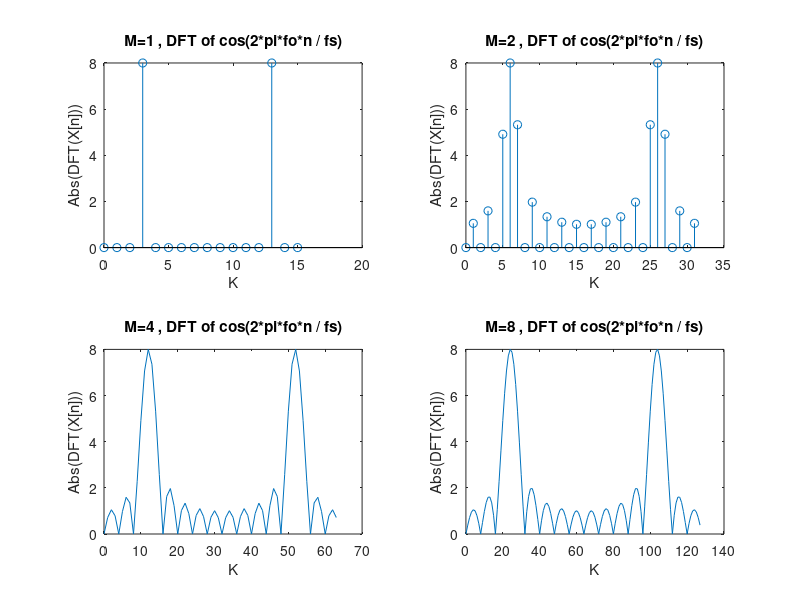

Source code (MATLAB):
fo = 12;
fs = 64;
L = 16;

arr = 0:L-1;
x = cos(2*pi*fo*arr / fs);

m = 1;
N = m*L;
Y = abs(fft(x , N));
w = 0:N-1;
subplot(2,2,1);
stem(w , Y);
xlabel('K');
ylabel('Abs(DFT(X[n]))');
title('M=1 , DFT of cos(2*pi*fo*n / fs)');

m = 2;
N = m*L;
Y = abs(fft(x , N));
w = 0:N-1;
subplot(2,2,2);
stem(w , Y);
xlabel('K');
ylabel('Abs(DFT(X[n]))');
title('M=2 , DFT of cos(2*pi*fo*n / fs)');

m = 4;
N = m*L;
Y = abs(fft(x , N));
w = 0:N-1;
subplot(2,2,3);
plot(w , Y);
xlabel('K');
ylabel('Abs(DFT(X[n]))');
title('M=4 , DFT of cos(2*pi*fo*n / fs)');

m = 8;
N = m*L;
Y = abs(fft(x , N));
w = 0:N-1;
subplot(2,2,4);
plot(w , Y);
xlabel('K');
ylabel('Abs(DFT(X[n]))');
title('M=8 , DFT of cos(2*pi*fo*n / fs)');
